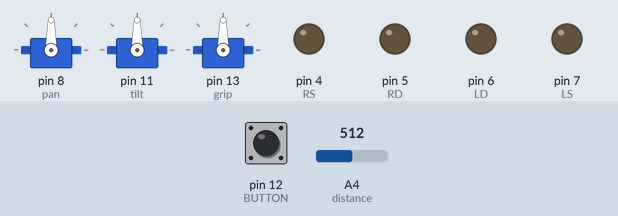
Simulated run of this sketch. Board: Arduino Uno, built with avr-gcc and run on an emulated ATmega328P. Parts: 3 × servo, output pins drawn as LEDs (lit = HIGH). The inputs (shaded band) are chosen by the test bench; at power-on: pin 12 (BUTTON) LOW, A4 (distance) = 512. At 9.9 s the program stops and its outputs stay as they are.

Above: at 0.8 s.
0.9 s: pin 12 (BUTTON) pulled HIGH for 0.15 s
At 1.01 s:
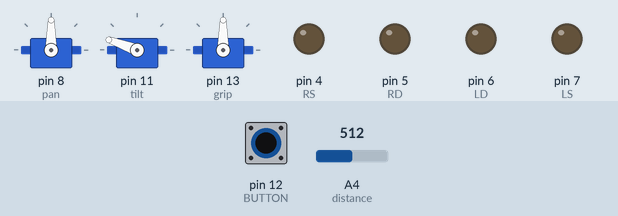
At 1.8 s:
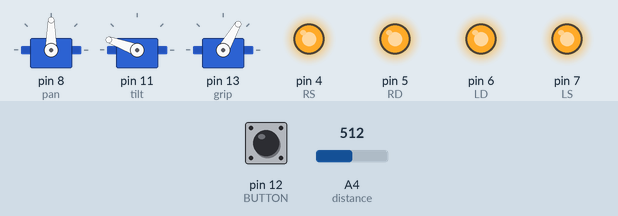
2.7 s: A4 (distance) set to 533
At 9.1 s:
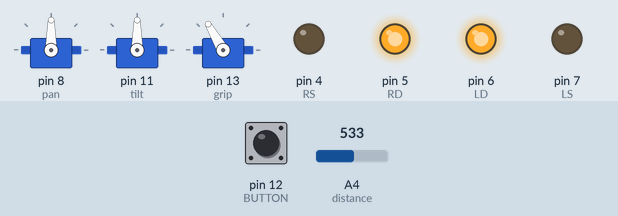
Timing chart, 0 to 11.4 s (numbered marks = the images above; inputs shaded):
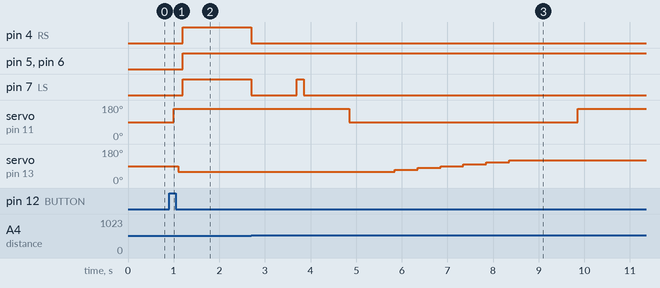

Measured:
- the behaviour switches between 525 and 526 on A4 (distance) (found by bisection; images 2 and 3)
- after the input at 0.9 s, pin 4 (RS), pin 5 (RD), pin 6 (LD), pin 7 (LS): LOW → HIGH after 0.30 s; servo on pin 11 (tilt): 90° → 160° after 0.10 s; servo on pin 13 (grip): 90° → 60° after 0.20 s
- after the input at 2.7 s, pin 4 (RS): HIGH → LOW at once; pin 7 (LS): HIGH → LOW at once, → HIGH 1.0 s later, → LOW 0.15 s later; servo on pin 11 (tilt): 160° → 90° after 2.2 s, → 160° 5.0 s later; servo on pin 13 (grip): moves from 60° to 120° over 2.5 s, starting after 3.2 s

The sketch:

driveforwardbeacon.ino
```cpp
#define RD 5
#define LD 6
#define RS 4
#define LS 7
#define BUTTON 12
#define LBUMP 10 // left bumper pin
#define RBUMP 9 // right bumper pin
#define distance A4
#include <Servo.h>
const int DISTBUMP = 525;
int val=60;
Servo pan, tilt, grip;
int mode;
int receivedNum;

void setup() {
  pinMode(RD,OUTPUT);
  pinMode(LD,OUTPUT);
  pinMode(RS,OUTPUT);
  pinMode(LS,OUTPUT);
  pinMode(distance, INPUT);
  //pinMode(encodeR,INPUT);
  //pinMode(encodeL,INPUT);
  pinMode(BUTTON,INPUT);
  pinMode(LBUMP,INPUT);
  pinMode(RBUMP,INPUT);
  //attachInterrupt(1,encode,CHANGE);
  Serial.begin(9600);
  pan.attach(8);
  tilt.attach(11);
  grip.attach(13);

  while(digitalRead(BUTTON)){}
  delay(50);
  while(!digitalRead(BUTTON)){}

  pan.write(90);    //gripper arm centred
  delay(100);
  tilt.write(160);  //gripper arm in semi-vertical position
  delay(100);
  grip.write(val);   //grip fully open
  delay(100);

}

void loop() {
  driveForwardBeacon();
  delay(1000);
  tilt.write(90);
  delay(1000);
  while(val < 120){
        val+=10;
        grip.write(val);
        delay(500);
        }
  delay (1000);
  tilt.write(160);
  while(1){
  }
}

void driveForwardBeacon(){

  digitalWrite(RD, HIGH);
  digitalWrite(LD, HIGH);
  analogWrite(RS, 128);
  analogWrite(LS, 255);
  while(1){
  int x=analogRead(distance);//0 to 1023

  if (x > DISTBUMP)
  {
    driveStop();
    delay(1000);
    digitalWrite(RD, HIGH);
    digitalWrite(LD, HIGH);
    analogWrite(RS, 0);
    analogWrite(LS, 255);
    delay(150);
    driveStop();
    break;
  }
  }
}//end driveForwardsBeacon

void driveStop(){
  analogWrite(RS, 0);
  analogWrite(LS, 0);
}//end driveStop()
```
